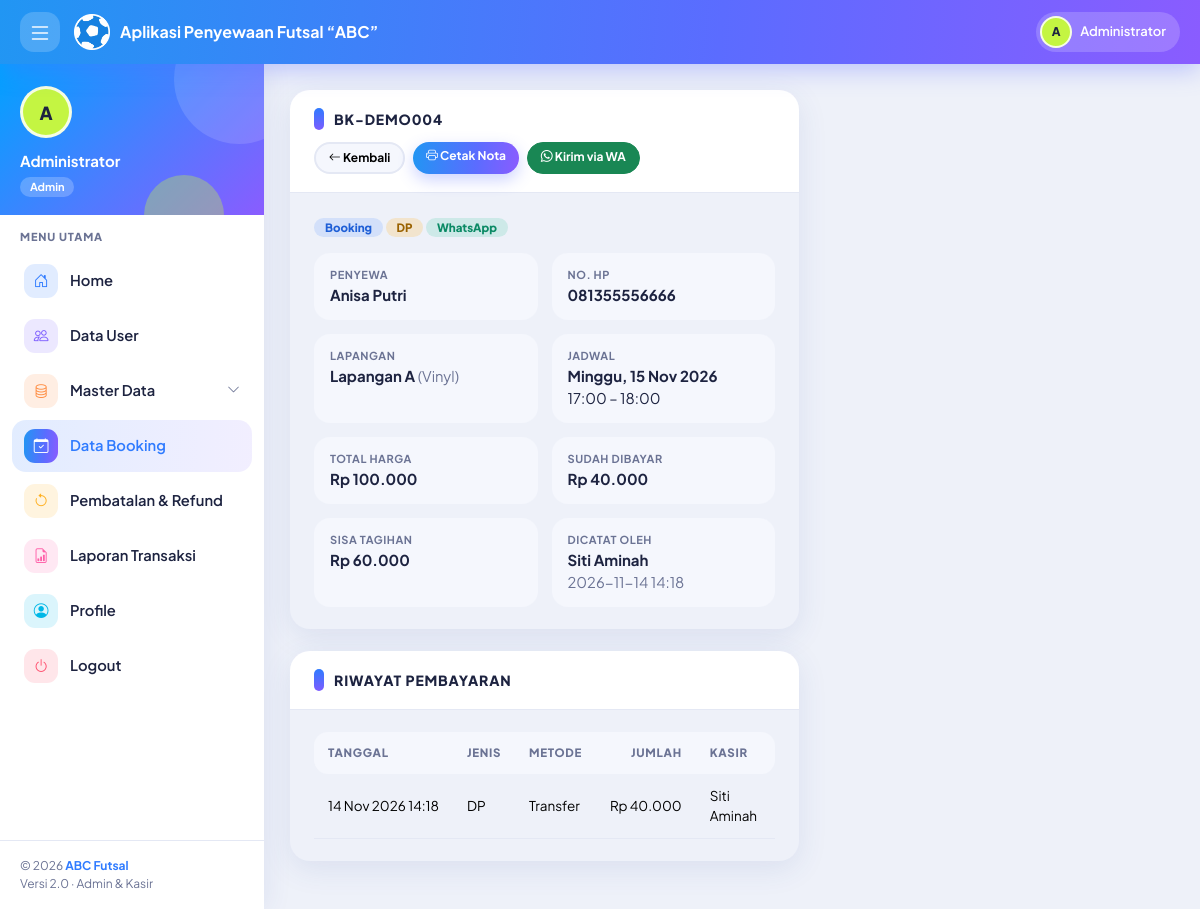
The app's page /booking/detail.php?id=4 (signed in) with its own data.
### tables this page shows
CREATE TABLE `tb_pengguna` (
  `id_pengguna` int(11) NOT NULL,
  `nama_lengkap` varchar(100) NOT NULL,
  `username` varchar(30) NOT NULL,
  `password` varchar(255) NOT NULL,
  `no_hp` varchar(20) DEFAULT NULL,
  `level` enum('admin','kasir') NOT NULL DEFAULT 'kasir',
  `status` enum('Aktif','Nonaktif') NOT NULL DEFAULT 'Aktif',
  `created_at` timestamp NOT NULL DEFAULT current_timestamp()
);

CREATE TABLE `tb_booking` (
  `id_booking` int(11) NOT NULL,
  `kode_booking` varchar(20) NOT NULL,
  `id_kasir` int(11) NOT NULL,
  `id_lapangan` int(11) NOT NULL,
  `id_waktu` int(11) NOT NULL,
  `tanggal_main` date NOT NULL,
  `nama_penyewa` varchar(100) NOT NULL,
  `no_hp` varchar(20) DEFAULT NULL,
  `sumber` enum('Offline','WhatsApp') NOT NULL DEFAULT 'Offline',
  `total_harga` int(11) NOT NULL DEFAULT 0,
  `jumlah_dibayar` int(11) NOT NULL DEFAULT 0,
  `jumlah_refund` int(11) NOT NULL DEFAULT 0,
  `status_bayar` enum('DP','Lunas') NOT NULL DEFAULT 'DP',
  `status` enum('Booking','Selesai','Cancel') NOT NULL DEFAULT 'Booking',
  `catatan` varchar(255) DEFAULT NULL,
  `created_at` timestamp NOT NULL DEFAULT current_timestamp()
);

CREATE TABLE `tb_lapangan` (
  `id_lapangan` int(11) NOT NULL,
  `nama_lapangan` varchar(50) NOT NULL,
  `jenis_lantai` varchar(30) NOT NULL DEFAULT 'Vinyl',
  `status` enum('Tersedia','Perbaikan') NOT NULL DEFAULT 'Tersedia'
);

CREATE TABLE `tb_waktu` (
  `id_waktu` int(11) NOT NULL,
  `jam_mulai` time NOT NULL,
  `jam_selesai` time NOT NULL,
  `keterangan` varchar(50) DEFAULT NULL
);

CREATE TABLE `tb_pembayaran` (
  `id_pembayaran` int(11) NOT NULL,
  `id_booking` int(11) NOT NULL,
  `id_kasir` int(11) NOT NULL,
  `tipe` enum('DP','Pelunasan','Lunas') NOT NULL,
  `jumlah` int(11) NOT NULL,
  `metode` enum('Tunai','Transfer') NOT NULL DEFAULT 'Tunai',
  `tanggal_bayar` datetime NOT NULL DEFAULT current_timestamp()
);

### auth.php (called while the page is built, shortened)
<?php
require_once __DIR__ . '/koneksi.php';
require_once __DIR__ . '/format.php';
$stmt = $pdo->prepare("SELECT id_pengguna, nama_lengkap, username, level, status
                       FROM tb_pengguna WHERE id_pengguna = ?");
$stmt->execute([$_SESSION['user']['id']]);
$u = $stmt->fetch();
$user = [
    'id'       => (int)$u['id_pengguna'],
    'nama'     => $u['nama_lengkap'],
    'username' => $u['username'],
    'level'    => $u['level'],
];

### booking/detail.php (the view, shortened to what this page needs)
<?php
require_once '../auth.php';
$menu_aktif    = 'booking';
$id = (int)($_GET['id'] ?? 0);
$stmt = $pdo->prepare(
    "SELECT b.*, l.nama_lapangan, l.jenis_lantai, w.jam_mulai, w.jam_selesai, k.nama_lengkap AS nama_kasir
     FROM tb_booking b
     JOIN tb_lapangan l ON l.id_lapangan = b.id_lapangan
     JOIN tb_waktu w    ON w.id_waktu = b.id_waktu
     JOIN tb_pengguna k ON k.id_pengguna = b.id_kasir
     WHERE b.id_booking = ?"
);
$stmt->execute([$id]);
$b = $stmt->fetch();
$stmt = $pdo->prepare("SELECT p.*, k.nama_lengkap AS nama_kasir FROM tb_pembayaran p
                       JOIN tb_pengguna k ON k.id_pengguna = p.id_kasir
                       WHERE p.id_booking = ? ORDER BY p.tanggal_bayar, p.id_pembayaran");
$stmt->execute([$id]);
$pembayaran = $stmt->fetchAll();
$sisa = (int)$b['total_harga'] - (int)$b['jumlah_dibayar'];
$nomor_wa = preg_replace('/\D/', '', $b['no_hp']);
if (substr($nomor_wa, 0, 1) === '0') $nomor_wa = '62' . substr($nomor_wa, 1);
$teks_wa = "Halo {$b['nama_penyewa']}, berikut rincian booking di ABC Futsal:\n"
    . "Kode: {$b['kode_booking']}\n"
    . "Lapangan: {$b['nama_lapangan']}\n"
    . "Jadwal: " . hari_indo($b['tanggal_main']) . ", " . tgl_indo($b['tanggal_main']) . " pukul " . jam($b['jam_mulai']) . "-" . jam($b['jam_selesai']) . "\n"
    . "Total: " . rupiah($b['total_harga']) . "\n"
    . "Dibayar: " . rupiah($b['jumlah_dibayar']) . " (" . $b['status_bayar'] . ")\n"
    . ($sisa > 0 ? "Sisa bayar: " . rupiah($sisa) . "\n" : "")
    . "Terima kasih!";
$link_wa = 'https://wa.me/' . $nomor_wa . '?text=' . rawurlencode($teks_wa);
include '../inc/header.php';
?>
<div class="row g-3">
    <div class="col-lg-7">
        <div class="card">
            <div class="card-header">
                <h2><?= e($b['kode_booking']) ?></h2>
                <div class="d-flex gap-2 flex-wrap">
                    <a class="btn btn-light btn-sm" href="daftar.php"><i class="bi bi-arrow-left"></i> Kembali</a>
                    <a class="btn btn-primary btn-sm" href="nota.php?id=<?= $id ?>"><i class="bi bi-printer"></i> Cetak Nota</a>
                    <a class="btn btn-success btn-sm" href="<?= e($link_wa) ?>" target="_blank" rel="noopener"><i class="bi bi-whatsapp"></i> Kirim via WA</a>
                </div>
            </div>
            <div class="card-body">
                <div class="mb-3"><?= badge($b['status']) ?> <?= badge($b['status_bayar']) ?> <?= badge($b['sumber']) ?></div>
                <div class="info-list">
                    <div><small>Penyewa</small><b><?= e($b['nama_penyewa']) ?></b></div>
                    <div><small>No. HP</small><b><?= e($b['no_hp']) ?></b></div>
                    <div><small>Lapangan</small><b><?= e($b['nama_lapangan']) ?></b> <span class="text-muted">(<?= e($b['jenis_lantai']) ?>)</span></div>
                    <div><small>Jadwal</small><b><?= e(hari_indo($b['tanggal_main'])) ?>, <?= e(tgl_indo($b['tanggal_main'])) ?></b><br><?= e(jam($b['jam_mulai'])) ?> – <?= e(jam($b['jam_selesai'])) ?></div>
                    <div><small>Total Harga</small><b><?= rupiah($b['total_harga']) ?></b></div>
                    <div><small>Sudah Dibayar</small><b><?= rupiah($b['jumlah_dibayar']) ?></b></div>
                    <div><small>Sisa Tagihan</small><b><?= rupiah($sisa) ?></b></div>
                    <div><small>Dicatat Oleh</small><b><?= e($b['nama_kasir']) ?></b><br><span class="text-muted"><?= e(substr($b['created_at'], 0, 16)) ?></span></div>
                </div>
            </div>
        </div>
        <div class="card">
            <div class="card-header">
                <h2>Riwayat Pembayaran</h2>
            </div>
            <div class="card-body">
                <div class="table-responsive">
                    <table class="table">
                        <thead>
                            <tr>
                                <th>Tanggal</th>
                                <th>Jenis</th>
                                <th>Metode</th>
                                <th class="text-end">Jumlah</th>
                                <th>Kasir</th>
                            </tr>
                        </thead>
                        <tbody>
                            <?php foreach ($pembayaran as $p): ?>
                                <tr>
                                    <td class="nowrap"><?= e(tgl_indo(substr($p['tanggal_bayar'], 0, 10))) ?> <?= e(substr($p['tanggal_bayar'], 11, 5)) ?></td>
                                    <td><?= e($p['tipe']) ?></td>
                                    <td><?= e($p['metode']) ?></td>
                                    <td class="text-end nowrap"><?= rupiah($p['jumlah']) ?></td>
                                    <td><?= e($p['nama_kasir']) ?></td>
                                </tr>
                            <?php endforeach; ?>
                        </tbody>
                    </table>
                </div>
            </div>
        </div>
    </div>
</div>
<?php include '../inc/footer.php'; ?>

### inc/header.php (shortened to what this page needs)
<!DOCTYPE html>
<html lang="id">
<head>
    <link href="https://cdn.jsdelivr.net/npm/bootstrap@5.3.3/dist/css/bootstrap.min.css" rel="stylesheet">
    <link href="https://cdn.jsdelivr.net/npm/bootstrap-icons@1.11.3/font/bootstrap-icons.min.css" rel="stylesheet">
    <link href="<?= BASE_URL ?>css/style.css" rel="stylesheet">
</head>
<body>
    <nav class="app-nav no-print">
        <button type="button" class="nav-btn side-toggle" aria-label="Menu"><i class="bi bi-list fs-4"></i></button>
        <a class="navbar-brand" href="<?= BASE_URL ?>index.php">
            <img src="<?= BASE_URL ?>images/ball.webp" alt="ABC"><span>Aplikasi Penyewaan Futsal “ABC”</span>
        </a>
        <div class="nav-chip">
            <div class="avatar"><?= e(inisial($user['nama'])) ?></div><span><?= e($user['nama']) ?></span>
        </div>
    </nav>
    <?php include __DIR__ . '/sidebar.php'; ?>
    <main class="app-main">

### inc/sidebar.php (shortened to what this page needs)
<?php
$menu_aktif = $menu_aktif ?? '';
$master_aktif = in_array($menu_aktif, ['lapangan', 'waktu', 'harga', 'pelanggan'], true);
?>
<aside class="app-side no-print">
    <div class="user-info">
        <div class="avatar"><?= e(inisial($user['nama'])) ?></div>
        <div class="nama"><?= e($user['nama']) ?></div>
        <span class="role"><?= e($user['level']) ?></span>
    </div>
    <div class="menu-label">MENU UTAMA</div>
    <ul class="menu">
        <li class="<?= $menu_aktif === 'home' ? 'active' : '' ?>" style="--c:#2f7bff">
            <a class="item" href="<?= BASE_URL ?>index.php"><span class="tile"><i class="bi bi-house-door"></i></span>Home</a>
        </li>
        <?php if ($user['level'] === 'admin'): ?>
            <li class="<?= $menu_aktif === 'pengguna' ? 'active' : '' ?>" style="--c:#7c5cff">
                <a class="item" href="<?= BASE_URL ?>admin/pengguna.php"><span class="tile"><i class="bi bi-people"></i></span>Data User</a>
            </li>
            <li class="<?= $master_aktif ? 'active' : '' ?>" style="--c:#ff8a3d">
                <a class="item" data-bs-toggle="collapse" href="#menuMaster" role="button">
                    <span class="tile"><i class="bi bi-database"></i></span>Master Data
                    <i class="bi bi-chevron-down caret"></i>
                </a>
            </li>
            <li class="<?= $menu_aktif === 'booking' ? 'active' : '' ?>" style="--c:#12b886">
                <a class="item" href="<?= BASE_URL ?>booking/daftar.php"><span class="tile"><i class="bi bi-calendar-check"></i></span>Data Booking</a>
            </li>
            <li class="<?= $menu_aktif === 'pembatalan' ? 'active' : '' ?>" style="--c:#ffb020">
                <a class="item" href="<?= BASE_URL ?>admin/pembatalan.php">
                    <span class="tile"><i class="bi bi-arrow-counterclockwise"></i></span>Pembatalan &amp; Refund
                </a>
            </li>
            <li class="<?= $menu_aktif === 'laporan' ? 'active' : '' ?>" style="--c:#ff5fa8">
                <a class="item" href="<?= BASE_URL ?>admin/laporan.php"><span class="tile"><i class="bi bi-file-earmark-bar-graph"></i></span>Laporan Transaksi</a>
            </li>
        <?php endif; ?>
        <li class="<?= $menu_aktif === 'profile' ? 'active' : '' ?>" style="--c:#00b7e6">
            <a class="item" href="<?= BASE_URL ?>profile.php"><span class="tile"><i class="bi bi-person-circle"></i></span>Profile</a>
        </li>
        <li style="--c:#ff4d6d">
            <a class="item" href="<?= BASE_URL ?>logout.php" data-confirm="Yakin mau logout?"><span class="tile"><i class="bi bi-power"></i></span>Logout</a>
        </li>
    </ul>
    <div class="side-foot">&copy; <?= date('Y') ?> <b>ABC Futsal</b><br>Versi 2.0 &middot; Admin &amp; Kasir</div>
</aside>

### format.php (shortened to what this page needs)
<?php
function e($teks)
{
    return htmlspecialchars((string)$teks, ENT_QUOTES, 'UTF-8');
}
function rupiah($angka)
{
    return 'Rp ' . number_format((float)$angka, 0, ',', '.');
}
function jam($waktu)
{
    return substr((string)$waktu, 0, 5);
}
function tgl_indo($tanggal)
{
    $bulan = [1 => 'Jan', 'Feb', 'Mar', 'Apr', 'Mei', 'Jun', 'Jul', 'Agu', 'Sep', 'Okt', 'Nov', 'Des'];
    $t = strtotime($tanggal);
    return date('d', $t) . ' ' . $bulan[(int)date('n', $t)] . ' ' . date('Y', $t);
}
function hari_indo($tanggal)
{
    $hari = ['Minggu', 'Senin', 'Selasa', 'Rabu', 'Kamis', 'Jumat', 'Sabtu'];
    return $hari[(int)date('w', strtotime($tanggal))];
}
function inisial($nama)
{
    $kata = preg_split('/\s+/', trim((string)$nama));
    $hasil = strtoupper(mb_substr($kata[0], 0, 1));
    return $hasil;
}
function badge($teks)
{
    $warna = [
        'Booking' => 'primary',
        'DP' => 'warning',
        'Menunggu' => 'warning',
        'Selesai' => 'success',
        'Lunas' => 'success',
        'Tersedia' => 'success',
        'Aktif' => 'success',
        'Disetujui' => 'success',
        'Cancel'  => 'danger',
        'Perbaikan' => 'danger',
        'Nonaktif' => 'danger',
        'Ditolak' => 'danger',
        'admin'   => 'purple',
        'kasir' => 'lime',
        'WhatsApp' => 'success',
        'Offline' => 'secondary',
    ];
    $kelas = $warna[$teks] ?? 'secondary';
    return '<span class="badge badge-soft badge-' . $kelas . '">' . e($teks) . '</span>';
}

### records on screen
tb_pengguna: nama_lengkap "A", nama_lengkap "Administrator", level "Admin"
tb_booking: kode_booking "BK-DEMO004", status "Booking DP WhatsApp", nama_penyewa "Anisa Putri", no_hp "081355556666", id_lapangan.nama_lapangan "Lapangan A", id_lapangan.jenis_lantai "Vinyl", tanggal_main "Minggu", tanggal_main "15 Nov 2026", id_waktu.jam_mulai "17:00", id_waktu.jam_selesai "18:00", total_harga "Rp 100.000", jumlah_dibayar "Rp 40.000", rupiah($sisa) "Rp 60.000", id_kasir.nama_lengkap "Siti Aminah", created_at "2026-11-14 14:18"
tb_pembayaran: tanggal_bayar "14 Nov 2026", tanggal_bayar "14:18", tipe "DP", metode "Transfer", jumlah "Rp 40.000", id_kasir.nama_lengkap "Siti Aminah"
